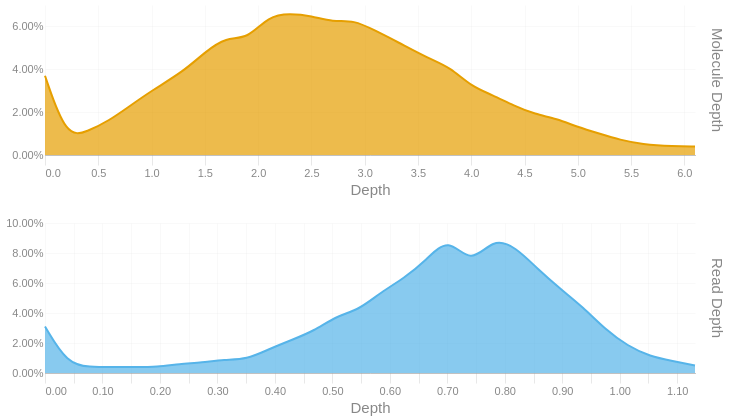

The cell this chart's notebook holds for it:
### Code cell
readdep = depth_hist(tb['Read Depth'], q99, 3)
readdep = readdep.with_columns(pl.lit('Read Depth').alias('Metric'))
if not SKIPLR:
    moldep = depth_hist(tb['Molecule Depth'], mol_q99, 1)
    moldep = moldep.with_columns(pl.lit('Molecule Depth').alias('Metric'))
    _hist = pl.concat([readdep, moldep])
    _hist = _hist.filter(pl.col('Proportion') != 0)
    with SafeRender(_hist):
        (
            alt.Chart(_hist)        
            .mark_area(interpolate = "basis")
            .encode(
                x=alt.X('Bin:Q').scale(domainMin=0).axis(alt.Axis(title='Depth')),
                y = alt.Y('Proportion:Q', title = None).axis(format = '.2%'),
                color = alt.Color('Metric:N').legend(None),
                row = alt.Row("Metric:N").header(title = None, labelOrient = 'right'),
                tooltip = [
                    alt.Tooltip("Metric:N", title = "Metric"),
                    alt.Tooltip('Interval:N', title = "Depth Interval"),
                    alt.Tooltip('Proportion:Q', title = "% Alignments").format('.2%')
                ]
            )
            .resolve_scale(x='independent', y='independent')
            .properties(
                height = 150, width = 650,
                usermeta={'embedOptions': {'downloadFileName': f'{samplename}.depth.hist'}}
            )
        ).display()
else:
    readdep = readdep.filter(pl.col('Proportion') != 0)
    with SafeRender(readdep):
        (
            alt.Chart(readdep)        
            .mark_area(interpolate = "basis")
            .encode(
                x=alt.X('Bin:Q').scale(domainMin=0).axis(alt.Axis(title='Depth')),
                y = alt.Y('Proportion:Q', title = None).axis(format = '.2%'),
                tooltip = [
                    alt.Tooltip('Interval:N', title = "Depth Interval"),
                    alt.Tooltip('Proportion:Q', title = "% Alignments").format('.2%')
                ]
            )
            .properties(
                usermeta={'embedOptions': {'downloadFileName': f'{samplename}.depth.hist'}}
            )
        ).display()

### Figure 1 — Vega-Lite specification as saved in the notebook (floating-point values rounded to 4 significant figures)
{"width": 650, "height": 150, "config": {"title": {"anchor": "start", "dy": -15, "fontSize": 18, "color": "#888888", "subtitleColor": "#888888", "subtitleFontSize": 14}, "arc": {"fill": "#0072B2"}, "axis": {"domainColor": "#888888", "domainWidth": 0.5, "gridWidth": 0.2, "grid": false, "titleFontWeight": 400, "titleFontSize": 15, "labelFontSize": 11, "labelColor": "#888888", "tickColor": "#888888", "tickWidth": 0.2, "titleColor": "#888888"}, "axisBand": {"grid": false}, "axisX": {"grid": true, "tickSize": 10, "domainCap": "round"}, "axisY": {"domain": false, "grid": true, "tickSize": 0, "domainCap": "round"}, "background": "transparent", "header": {"labelFontSize": 15, "labelColor": "#888888", "titleFontSize": 15, "titleFontWeight": 600, "titleColor": "#888888"}, "legend": {"labelFont": "sans-serif", "labelFontSize": 12, "labelColor": "#888888", "symbolSize": 100, "symbolType": "circle", "titleFontSize": 12, "titlePadding": 10, "titleColor": "#888888", "title": null}, "range": {"category": ["#E69F00", "#56B4E9", "#009E73", "#F0E442", "#0072B2", "#D55E00", "#CC79A7", "#000000"], "diverging": ["#cfe8f3", "#a2d4ec", "#73bfe2", "#46abdb", "#1696d2", "#12719e"]}, "area": {"fill": "#0072B2", "fillOpacity": 0.7, "line": true, "strokeOpacity": 0.7}, "line": {"color": "#0072B2", "stroke": "#0072B2", "strokeWidth": 2}, "trail": {"color": "#0072B2", "stroke": "#0072B2", "strokeWidth": 0, "size": 1}, "point": {"filled": true, "fillOpacity": 1.0, "size": 95}, "text": {"color": "#888888", "fontSize": 11, "align": "right", "fontWeight": 400, "size": 11}, "bar": {"fill": "#0072B2", "stroke": null}, "view": {"stroke": null, "continuousWidth": 660, "continuousHeight": 400}}, "data": {"name": "data-99049c33571641457a85092bfe7869a7"}, "mark": {"type": "area", "interpolate": "basis"}, "encoding": {"color": {"field": "Metric", "legend": null, "type": "nominal"}, "row": {"field": "Metric", "header": {"title": null, "labelOrient": "right"}, "type": "nominal"}, "tooltip": [{"field": "Metric", "title": "Metric", "type": "nominal"}, {"field": "Interval", "title": "Depth Interval", "type": "nominal"}, {"field": "Proportion", "format": ".2%", "title": "% Alignments", "type": "quantitative"}], "x": {"axis": {"title": "Depth"}, "field": "Bin", "scale": {"domainMin": 0}, "type": "quantitative"}, "y": {"axis": {"format": ".2%"}, "field": "Proportion", "title": null, "type": "quantitative"}}, "resolve": {"scale": {"x": "independent", "y": "independent"}}, "usermeta": {"embedOptions": {"downloadFileName": "S3_Annapolis_275.depth.hist"}}, "$schema": "https://vega.github.io/schema/vega-lite/v6.1.0.json", "datasets": {"data-99049c33571641457a85092bfe7869a7": [{"Bin": 0.0, "Interval": "0.0-0.039", "Proportion": 0.031, "Metric": "Read Depth"}, {"Bin": 0.039, "Interval": "0.039-0.078", "Proportion": 0.006, "Metric": "Read Depth"}, {"Bin": 0.078, "Interval": "0.078-0.117", "Proportion": 0.004, "Metric": "Read Depth"}, {"Bin": 0.117, "Interval": "0.117-0.156", "Proportion": 0.004, "Metric": "Read Depth"}, {"Bin": 0.156, "Interval": "0.156-0.195", "Proportion": 0.004, "Metric": "Read Depth"}, {"Bin": 0.195, "Interval": "0.195-0.234", "Proportion": 0.004, "Metric": "Read Depth"}, {"Bin": 0.234, "Interval": "0.234-0.273", "Proportion": 0.006, "Metric": "Read Depth"}, {"Bin": 0.273, "Interval": "0.273-0.312", "Proportion": 0.007, "Metric": "Read Depth"}, {"Bin": 0.312, "Interval": "0.312-0.351", "Proportion": 0.009, "Metric": "Read Depth"}, {"Bin": 0.351, "Interval": "0.351-0.39", "Proportion": 0.009, "Metric": "Read Depth"}, {"Bin": 0.39, "Interval": "0.39-0.429", "Proportion": 0.016, "Metric": "Read Depth"}, {"Bin": 0.429, "Interval": "0.429-0.468", "Proportion": 0.022, "Metric": "Read Depth"}, {"Bin": 0.468, "Interval": "0.468-0.507", "Proportion": 0.028, "Metric": "Read Depth"}, {"Bin": 0.507, "Interval": "0.507-0.546", "Proportion": 0.038, "Metric": "Read Depth"}, {"Bin": 0.546, "Interval": "0.546-0.585", "Proportion": 0.042, "Metric": "Read Depth"}, {"Bin": 0.585, "Interval": "0.585-0.624", "Proportion": 0.054, "Metric": "Read Depth"}, {"Bin": 0.624, "Interval": "0.624-0.663", "Proportion": 0.063, "Metric": "Read Depth"}, {"Bin": 0.663, "Interval": "0.663-0.702", "Proportion": 0.075, "Metric": "Read Depth"}, {"Bin": 0.702, "Interval": "0.702-0.741", "Proportion": 0.091, "Metric": "Read Depth"}, {"Bin": 0.741, "Interval": "0.741-0.78", "Proportion": 0.072, "Metric": "Read Depth"}, {"Bin": 0.78, "Interval": "0.78-0.819", "Proportion": 0.09, "Metric": "Read Depth"}, {"Bin": 0.819, "Interval": "0.819-0.858", "Proportion": 0.084, "Metric": "Read Depth"}, {"Bin": 0.858, "Interval": "0.858-0.897", "Proportion": 0.069, "Metric": "Read Depth"}, {"Bin": 0.897, "Interval": "0.897-0.936", "Proportion": 0.056, "Metric": "Read Depth"}, {"Bin": 0.936, "Interval": "0.936-0.975", "Proportion": 0.044, "Metric": "Read Depth"}, {"Bin": 0.975, "Interval": "0.975-1.014", "Proportion": 0.029, "Metric": "Read Depth"}, {"Bin": 1.014, "Interval": "1.014-1.053", "Proportion": 0.018, "Metric": "Read Depth"}, {"Bin": 1.053, "Interval": "1.053-1.092", "Proportion": 0.011, "Metric": "Read Depth"}, {"Bin": 1.092, "Interval": "1.092-1.131", "Proportion": 0.008, "Metric": "Read Depth"}, {"Bin": 1.131, "Interval": "1.131-1.17", "Proportion": 0.005, "Metric": "Read Depth"}, {"Bin": 0.0, "Interval": "0.0-0.2", "Proportion": 0.037, "Metric": "Molecule Depth"}, {"Bin": 0.2, "Interval": "0.2-0.4", "Proportion": 0.008, "Metric": "Molecule Depth"}, {"Bin": 0.4, "Interval": "0.4-0.6", "Proportion": 0.011, "Metric": "Molecule Depth"}, {"Bin": 0.6, "Interval": "0.6-0.8", "Proportion": 0.016, "Metric": "Molecule Depth"}, {"Bin": 0.8, "Interval": "0.8-1.0", "Proportion": 0.023, "Metric": "Molecule Depth"}, {"Bin": 1.0, "Interval": "1.0-1.3", "Proportion": 0.03, "Metric": "Molecule Depth"}, {"Bin": 1.3, "Interval": "1.3-1.5", "Proportion": 0.039, "Metric": "Molecule Depth"}, {"Bin": 1.5, "Interval": "1.5-1.7", "Proportion": 0.048, "Metric": "Molecule Depth"}, {"Bin": 1.7, "Interval": "1.7-1.9", "Proportion": 0.055, "Metric": "Molecule Depth"}, {"Bin": 1.9, "Interval": "1.9-2.1", "Proportion": 0.054, "Metric": "Molecule Depth"}, {"Bin": 2.1, "Interval": "2.1-2.3", "Proportion": 0.065, "Metric": "Molecule Depth"}, {"Bin": 2.3, "Interval": "2.3-2.5", "Proportion": 0.066, "Metric": "Molecule Depth"}, {"Bin": 2.5, "Interval": "2.5-2.7", "Proportion": 0.065, "Metric": "Molecule Depth"}, {"Bin": 2.7, "Interval": "2.7-2.9", "Proportion": 0.062, "Metric": "Molecule Depth"}, {"Bin": 2.9, "Interval": "2.9-3.1", "Proportion": 0.063, "Metric": "Molecule Depth"}, {"Bin": 3.1, "Interval": "3.1-3.3", "Proportion": 0.058, "Metric": "Molecule Depth"}, {"Bin": 3.3, "Interval": "3.3-3.6", "Proportion": 0.053, "Metric": "Molecule Depth"}, {"Bin": 3.6, "Interval": "3.6-3.8", "Proportion": 0.045, "Metric": "Molecule Depth"}, {"Bin": 3.8, "Interval": "3.8-4.0", "Proportion": 0.041, "Metric": "Molecule Depth"}, {"Bin": 4.0, "Interval": "4.0-4.2", "Proportion": 0.032, "Metric": "Molecule Depth"}, {"Bin": 4.2, "Interval": "4.2-4.4", "Proportion": 0.028, "Metric": "Molecule Depth"}, {"Bin": 4.4, "Interval": "4.4-4.6", "Proportion": 0.023, "Metric": "Molecule Depth"}, {"Bin": 4.6, "Interval": "4.6-4.8", "Proportion": 0.019, "Metric": "Molecule Depth"}, {"Bin": 4.8, "Interval": "4.8-5.0", "Proportion": 0.017, "Metric": "Molecule Depth"}, {"Bin": 5.0, "Interval": "5.0-5.2", "Proportion": 0.013, "Metric": "Molecule Depth"}, {"Bin": 5.2, "Interval": "5.2-5.4", "Proportion": 0.01, "Metric": "Molecule Depth"}, {"Bin": 5.4, "Interval": "5.4-5.6", "Proportion": 0.007, "Metric": "Molecule Depth"}, {"Bin": 5.6, "Interval": "5.6-5.9", "Proportion": 0.005, "Metric": "Molecule Depth"}, {"Bin": 5.9, "Interval": "5.9-6.1", "Proportion": 0.004, "Metric": "Molecule Depth"}, {"Bin": 6.1, "Interval": "6.1-6.27", "Proportion": 0.004, "Metric": "Molecule Depth"}]}}
